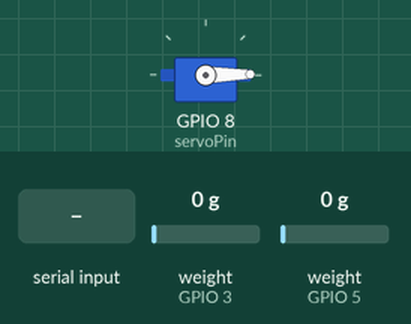
Recording of a program running on a simulated ESP32. Shown: servo. The inputs (shaded band) are chosen by the test bench; at power-on: weight on the scale (sensors on GPIO 3, GPIO 5) 0 g. What the program prints to the serial monitor is not drawn.

Above: at 1.9 s.
At 3.45 s:
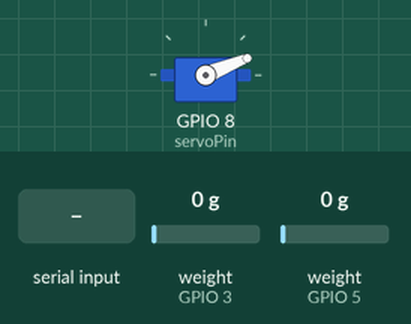
6.4 s: "0" received over Serial
At 8.3 s:
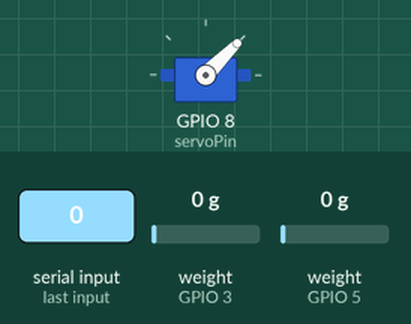
10.6 s: "1" received over Serial
15.0 s: "2" received over Serial
Timing chart, 0 to 18.5 s (numbered marks = the images above; inputs shaded):
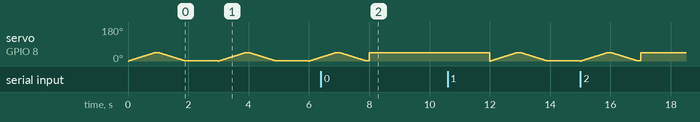

The program:

main.cpp
```cpp
#include <Arduino.h>
#include <Servo.h>
#include <main.h>
#include <HX711.h>
#include <stdio.h>
//#include <nettside.h>
/*
MAPPING:

  Sensor 1    Grønn   IO32
  Sensor 1    Hvit    IO33

  Sensor 2    Hvit    IO25
  Sensor 2    Grønn   IO26


  Servo 1

*/
HX711 loadcell1;
HX711 loadcell2;
int tolerance = 80;
int unchanged = 0;

#define servoPin 8
Servo servo;

bool servoOn = true;

int pressurePins [2];

int pressureMeasurements [2];

void setup() {

  Serial.begin(9600);

  servo.attach(servoPin);
  //nettside_init();
  loadcell1.begin(3, 2);
  loadcell1.set_scale(5895655);
  loadcell1.set_offset(0);
  loadcell2.begin(5,6);
  loadcell2.set_scale(5895655);
  loadcell2.set_offset(0);

}

void adjustAngle(int newAngle) {

  /*
  Serial.print("\nAdjusting to ");
  Serial.print(newAngle);
  Serial.print(" °.");
  */

  // adjust to set correct angle

  servo.write(newAngle);

}

bool pressureChanged() {

  int currentA = pressureMeasurements[0];
  int currentB = pressureMeasurements[1];

  int newA = analogRead(pressurePins[0]);
  int newB = analogRead(pressurePins[1]);

  int changeA = (newA - currentA) * (newA - currentA);
  int changeB = (newB - currentB) * (newB - currentB);

  if (changeA + changeB < tolerance) {
    unchanged++;
  } else {
    unchanged = 0;
  }

  pressureMeasurements[0] = newA;
  pressureMeasurements[1] = newB;
  return true;
}

void loop() {

  if(servoOn){
    for (int i = 0; i < 45; i++)
    {
      adjustAngle(i);
      delay(20);
    }


    delay(100);

    for (int i = 0; i < 45; i++)
    {
      adjustAngle(45-i);
      delay(20);
    }
    delay(100);
  }

  if(Serial.available()){
    char byte = Serial.read();
    Serial.println(byte);
    while(Serial.available()){
      Serial.read();
    }

    if(byte == '1'){
      servoOn = true;
    }else{
      servoOn = false;
      adjustAngle(45);
    }

  }


  {
  //char loadcellValues[100];
  //sprintf(loadcellValues, "{loadcell_1:%d,loadcell_2:%d}",loadcell1.get_value(),loadcell2.get_value());
  Serial.print("{\"loadcell_1\":");
  Serial.print(loadcell1.get_value(5),1);
  Serial.print(",\"loadcell_2\":");
  Serial.print(loadcell2.get_value(5),1);
  Serial.println("}");
  //Serial.println(loadcell1.get_value(5));
  }

}

int getPressure(){
  return 20;
}
```

main.h
```cpp
#pragma once

void adjustAngle(int newAngle);
bool pressureChanged();
int getPressure();
```
